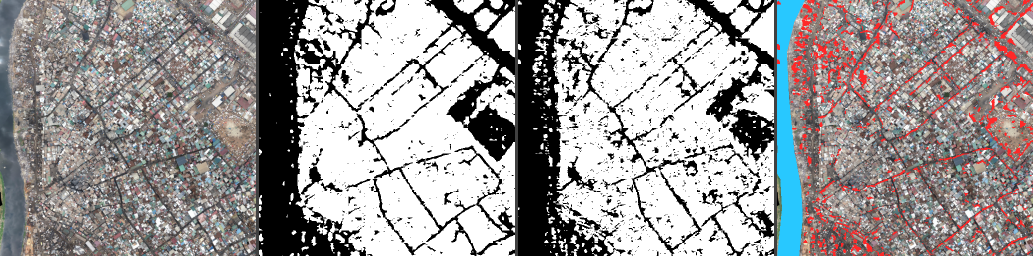
#> input picture docs/figures/change_detection_oldfadama.png, 2066 x 512 px, given in place of _riparian.tif, which was not available (shown at 1/2 size)
$ python 20_builtup_timeseries.py
#> lines starting #> are read from the running program, lines starting #| are printed output that depends on the picture
#!/usr/bin/env python3
"""
Stage-4 (temporal) — annual built-up and riparian-encroachment time series for
Old Fadama from Google Open Buildings 2.5D Temporal (2016-2023).

The 2020/2024 drone-pair change detection (scripts/08) could not localise
individual new structures because inter-flight prediction flicker dominates a
two-epoch difference. The Open Buildings 2.5D Temporal dataset (CC-BY 4.0,
anonymous GCS access) replaces the two-epoch problem with an eight-epoch one:
building presence, fractional count, and HEIGHT at 0.5 m grid (4 m effective
resolution), annually 2016-2023, produced by a single consistent model — so
year-on-year differences are meaningful in aggregate.

Per year, over the canonical scripts/05 AOI window:
  * built-up area (presence > 0.5), in ha;
  * mean building height over built pixels (vertical exposure);
  * built-up area within the 15 m riparian buffer of the OSM waterways
    (the Odaw channel and drains crossing the AOI) — the encroachment trend.

Outputs accra_flood/output/builtup_timeseries.csv and a README-ready figure.

Run via:
    source scripts/_env.sh && .venv/bin/python scripts/20_builtup_timeseries.py
"""
import os, json, subprocess
import numpy as np
from PIL import Image, ImageDraw

HERE = os.path.dirname(os.path.abspath(__file__))
ROOT = os.path.normpath(os.path.join(HERE, ".."))
AOI = os.path.join(ROOT, "accra_flood", "oldfadama")
OUTDIR = os.path.join(ROOT, "accra_flood", "output", "temporal")
CSV = os.path.join(ROOT, "accra_flood", "output", "builtup_timeseries.csv")
FIG = os.path.join(ROOT, "docs", "figures", "builtup_timeseries_oldfadama.png")
BIN = os.environ.get("BIN", "")

BUCKET = "open-buildings-temporal-data"
CELL = "0fdfc"                                    # S2 level-7 cell over central Accra
YEARS = list(range(2016, 2024))
ULX, ULY, LRX, LRY = 807218, 614412, 808242, 613388   # scripts/05 window
GRID = 2.0                                        # analysis grid (m)


def gcs_list(prefix):
    names, tok = [], ""
    while True:
        url = (f"https://www.googleapis.com/storage/v1/b/{BUCKET}/o"
               f"?prefix={prefix}&maxResults=1000&pageToken={tok}")
        r = subprocess.run(["curl", "-s", "--max-time", "60", url],
                           capture_output=True, text=True, check=True)
        d = json.loads(r.stdout)
        names += [i["name"] for i in d.get("items", [])]
        tok = d.get("nextPageToken")
        if not tok:
            return names


def fetch_year(year):
    """AOI window of (presence, height) for one epoch, via VRT over the cell."""
    dst = os.path.join(OUTDIR, f"builtup_{year}.tif")
    if not os.path.exists(dst):
        tiles = gcs_list(f"v1/geotiffs/{CELL}_{year}_06_30/")
        vrt = os.path.join(OUTDIR, f"_{year}.vrt")
        srcs = [f"/vsicurl/https://storage.googleapis.com/{BUCKET}/{n}" for n in tiles]
        subprocess.run([os.path.join(BIN, "gdalbuildvrt"), "-q", vrt, *srcs], check=True)
        subprocess.run([os.path.join(BIN, "gdalwarp"), "-q", "-overwrite",
                        "-t_srs", "EPSG:32630", "-tr", str(GRID), str(GRID),
                        "-te", str(ULX), str(LRY), str(LRX), str(ULY),
                        "-r", "average", "-ot", "Float32",
                        "-co", "PROFILE=BASELINE", vrt, dst], check=True)
        os.remove(vrt)
    bands = []
    for b in (2, 3):                      # height, presence (PIL reads
        bp = dst[:-4] + f"_b{b}.tif"      # single-band Float32 only)
        if not os.path.exists(bp):
            subprocess.run([os.path.join(BIN, "gdal_translate"), "-q",
                            "-b", str(b), "-co", "PROFILE=BASELINE", dst, bp],
                           check=True)
        bands.append(np.array(Image.open(bp), dtype=np.float32))
    height, presence = bands
    presence[presence < 0] = 0
    height[height < 0] = 0
    return presence, height


def riparian_mask():
    """15 m buffer of OSM waterways rasterised onto the analysis grid."""
    dst = os.path.join(OUTDIR, "_riparian.tif")
    if not os.path.exists(dst):
        buf = os.path.join(OUTDIR, "_riparian.gpkg")
        subprocess.run([os.path.join(BIN, "ogr2ogr"), "-q", "-f", "GPKG", buf,
                        "-a_srs", "EPSG:32630", "-nln", "rip",
                        "-dialect", "sqlite",
                        # transform to metres BEFORE buffering: the source
                        # layer is EPSG:4326, where 15 means 15 degrees
                        "-sql", "SELECT ST_Buffer(ST_Transform(geom, 32630), 15) g "
                                "FROM lines WHERE waterway IS NOT NULL",
                        os.path.join(AOI, "osm", "oldfadama_osm.gpkg")], check=True)
#> (this line was passed over: subprocess is not available in this run)
        n = int(round((LRX - ULX) / GRID))
        m = int(round((ULY - LRY) / GRID))
        subprocess.run([os.path.join(BIN, "gdal_rasterize"), "-q", "-burn", "1",
                        "-ot", "Byte", "-co", "PROFILE=BASELINE",
                        "-te", str(ULX), str(LRY), str(LRX), str(ULY),
                        "-ts", str(n), str(m), "-l", "rip", buf, dst], check=True)
#> (this line was passed over: subprocess is not available in this run)
    return np.array(Image.open(dst)) > 0
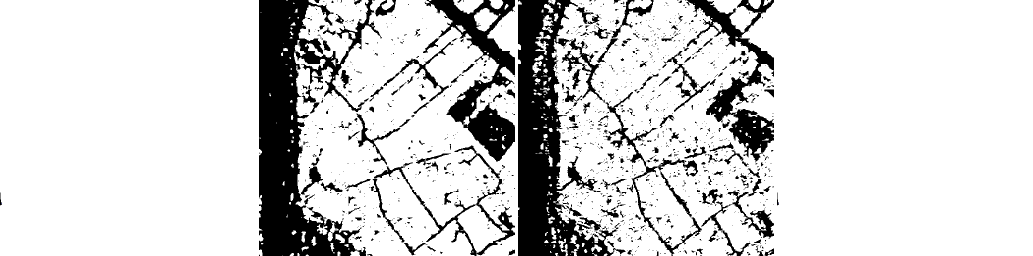
#> returned value: shape (512, 2066, 3) bool (shown at 1/2 size); mean of channels 0, 1, 2 0.834, 0.834, 0.834; drawn as R, G, B


def main():
    os.makedirs(OUTDIR, exist_ok=True)
    rip = riparian_mask()
    px_ha = GRID * GRID / 1e4
    rows = []
    for y in YEARS:
        presence, height = fetch_year(y)
        built = presence > 0.5
        area = built.sum() * px_ha
        h = float(height[built].mean()) if built.any() else 0.0
        rip_area = (built & rip).sum() * px_ha
        rows.append((y, area, h, rip_area))
        print(f"{y}: built-up {area:6.1f} ha   mean height {h:4.2f} m   "
              f"riparian(15 m) {rip_area:5.2f} ha")

    with open(CSV, "w") as f:
        f.write("year,builtup_ha,mean_height_m,riparian_builtup_ha\n")
        for y, a, h, r in rows:
            f.write(f"{y},{a:.2f},{h:.3f},{r:.3f}\n")
    figure(rows)
    print(f"wrote {CSV} and {FIG}")


def figure(rows):
    """Two-panel PIL bar chart: total built-up ha and riparian built-up ha."""
    Wp, Hp, pad = 1200, 420, 60
    im = Image.new("RGB", (Wp, Hp * 2 + 30), (252, 252, 250))
    d = ImageDraw.Draw(im)
    panels = [("Built-up area in AOI (ha), Open Buildings 2.5D Temporal", 1, (70, 110, 170)),
              ("Built-up within 15 m of drains/Odaw channel (ha)", 3, (190, 70, 50))]
    for pi, (title, ci, col) in enumerate(panels):
        oy = pi * (Hp + 30)
        vals = [r[ci] for r in rows]
        vmax = max(vals) * 1.15
        bw = (Wp - 2 * pad) / len(vals)
        d.text((pad, oy + 12), title, fill=(20, 20, 20))
        for i, (r, v) in enumerate(zip(rows, vals)):
            x0 = pad + i * bw + 8
            hpx = (Hp - 2 * pad) * v / vmax
            d.rectangle([x0, oy + Hp - pad - hpx, x0 + bw - 16, oy + Hp - pad], fill=col)
            d.text((x0 + bw / 2 - 22, oy + Hp - pad + 8), str(r[0]), fill=(20, 20, 20))
            d.text((x0 + bw / 2 - 26, oy + Hp - pad - hpx - 18), f"{v:.1f}", fill=(60, 60, 60))
    os.makedirs(os.path.dirname(FIG), exist_ok=True)
    im.save(FIG)


if __name__ == "__main__":
#> (the run stopped early here; a loop or call above may not have finished)

$ run again, on docs/figures/encroachment_oldfadama_2020.png
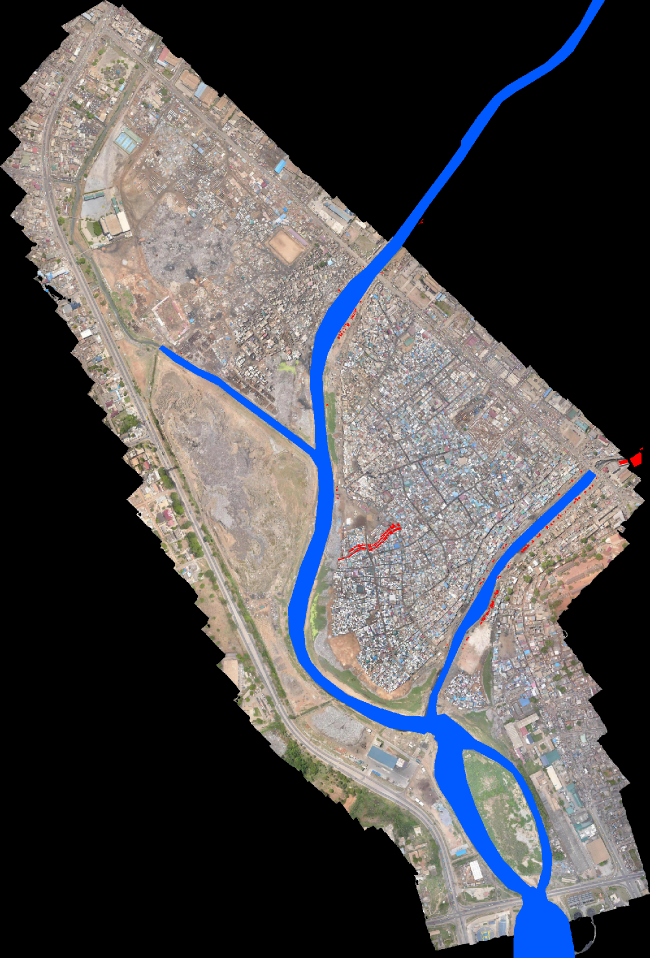
#> input picture docs/figures/encroachment_oldfadama_2020.png, 1300 x 1915 px, given in place of _riparian.tif, which was not available (shown at 1/2 size)
#> in riparian_mask, `return np.array(Image.open(dst)) > 0`:
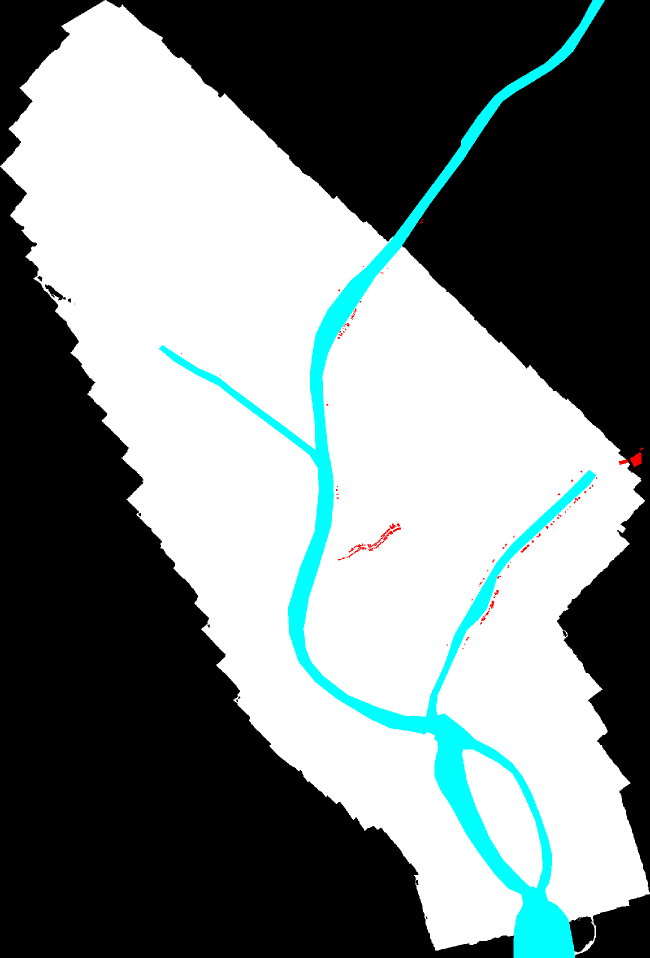
#> returned value: shape (1915, 1300, 3) bool (shown at 1/2 size); mean of channels 0, 1, 2 0.47, 0.51, 0.51; drawn as R, G, B
